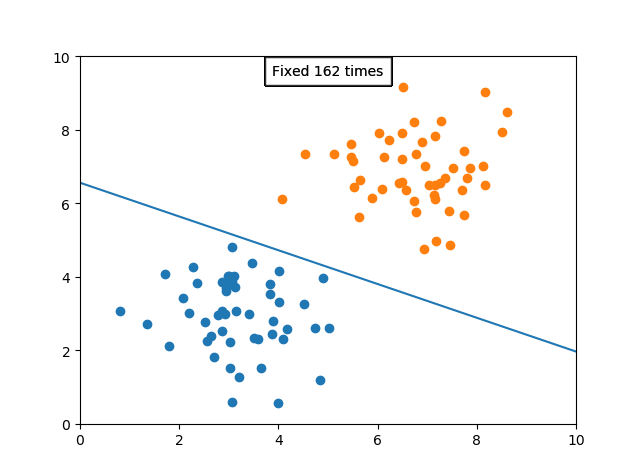

Write Python code to recreate this figure.
import numpy as np
import matplotlib.pyplot as plt
import matplotlib.animation as animation

# PLA对偶形式实现，X为数据集，y为X对应的标记，y在{-1,,1}中取值
def PLA(X, y, learning_rate = 0.1):
    # 获取数据的维度，n为样本个数，d为样本维度
    n, d = X.shape
    # 计算Gram矩阵
    gramMatrix = calc_Gram(X, n)
    # 初始化权重，前d位为x的系数，最后一位为截距
    weights = np.array([0 for i in range(0, d+1)])
    # 初始化α，其中前n项为w对y[i]*X[i]的线性表示，后一项为截距
    alphas = np.array([0 for i in range(0, n+1)])
    # 用于记录权重向量
    weights_record = []
    steps = 0
    # 算法主体
    while True:
        # 标记这一轮循环是否存在错误分类的样本点
        miss_exist = False
        # 1.遍历样本点
        # 2.判断是否错误分类
        # 3.如果错误分类，将“存在错误”标记置为True，同时利用w←w+η*y[i]*x[i]，b←b+η*y[i]修正，此处将两个式子合为一个表达式，直到该样本点正确分类
        # 4.修正完毕后返回步骤1
        for i in range(0, n):
            while sgn(y[i]*(np.sum(alphas[j]*y[j]*gramMatrix[j][i] for j in range(0, n))+alphas[-1])) == -1:
                miss_exist = True
                alphas[i] = alphas[i] + learning_rate
                alphas[-1] = alphas[-1] + learning_rate*y[i]
                weights = np.append(np.sum(alphas[i]*y[i]*X[i] for i in range(0, n)),alphas[-1])
                weights_record.append(weights.copy())
                steps += 1
                print('第'+str(steps)+'次修正，w=：'+str(weights[0:-1])+'，b='+str(weights[-1]))
            if miss_exist:
                continue
        # 遍历完毕且没有错误分类点，完成算法
        if not miss_exist:
            break
    return weights, weights_record

# 计算Gram矩阵
def calc_Gram(X, n):
    gramMatrix=np.zeros((n, n))
    for i in range(n):
        for j in range(n):
            gramMatrix[i][j]=np.dot(X[i],X[j])
    return gramMatrix

# sgn函数
def sgn(num):
    return 1 if num>0 else -1

# 调试数据
# X = np.array([[1, 3], [2, -1], [2, 0], [0.2, 1], [3, 1.5]])
# y = np.array([1, -1, 1, 1, -1])


# 测试数据为100个样本点，其中前五十个为均值为[3, 3]的正态分布样本点，标记为-1，后五十个为均值为[7, 7]的正态分布样本点，标记为1，协方差为[[1,0],[0,1]]，数据集极大概率线性可分
mean1=[3,3]
cov1=[[1,0],[0,1]]
mean2=[7,7]
cov2=[[1,0],[0,1]]
X1=np.random.multivariate_normal(mean1,cov1,50)
X2=np.random.multivariate_normal(mean2,cov2,50)
X = np.row_stack((X1,X2))
y = np.ones(100)
y[0:50] = -1
# 绘制样本集
fig, ax = plt.subplots()
plt.scatter(X1[:,0],X1[:,1])
plt.scatter(X2[:,0],X2[:,1])

#PLA算法求系数
weights, weights_record = PLA(X, y, 1)
x_range = np.arange(0,10,0.01)

line, = ax.plot([], [], color='red', animated=False)

# 动画初始化
def init():
    ax.set_xlim(0,10)
    ax.set_ylim(0,10)
    return line,

# 动画帧，展示更新次数和线条 
def animate(i):
    if i >= len(weights_record):
        title = ax.text(0.5,0.95, 'Fixed '+str(len(weights_record)-1)+' times', bbox={'facecolor':'w', 'alpha':0.5, 'pad':5},transform=ax.transAxes, ha="center") 
        return [line]+[title]
    weights = weights_record[i]
    title = ax.text(0.5,0.95, 'Fixed '+str(i)+' times', bbox={'facecolor':'w', 'alpha':0.5, 'pad':5},transform=ax.transAxes, ha="center") 
    if(weights[1]!=0.0):
        line.set_ydata((-weights[0]*x_range-weights[2])/weights[1])
    else:
        line.set_data(-weights[2]/weights[0],np.arange(0,10,0.01))
    return [line]+[title]

ani = animation.FuncAnimation(fig, animate, init_func=init, interval=10, blit=True)
line, = ax.plot(x_range, (-weights[0]*x_range-weights[2])/weights[1])
plt.show()
